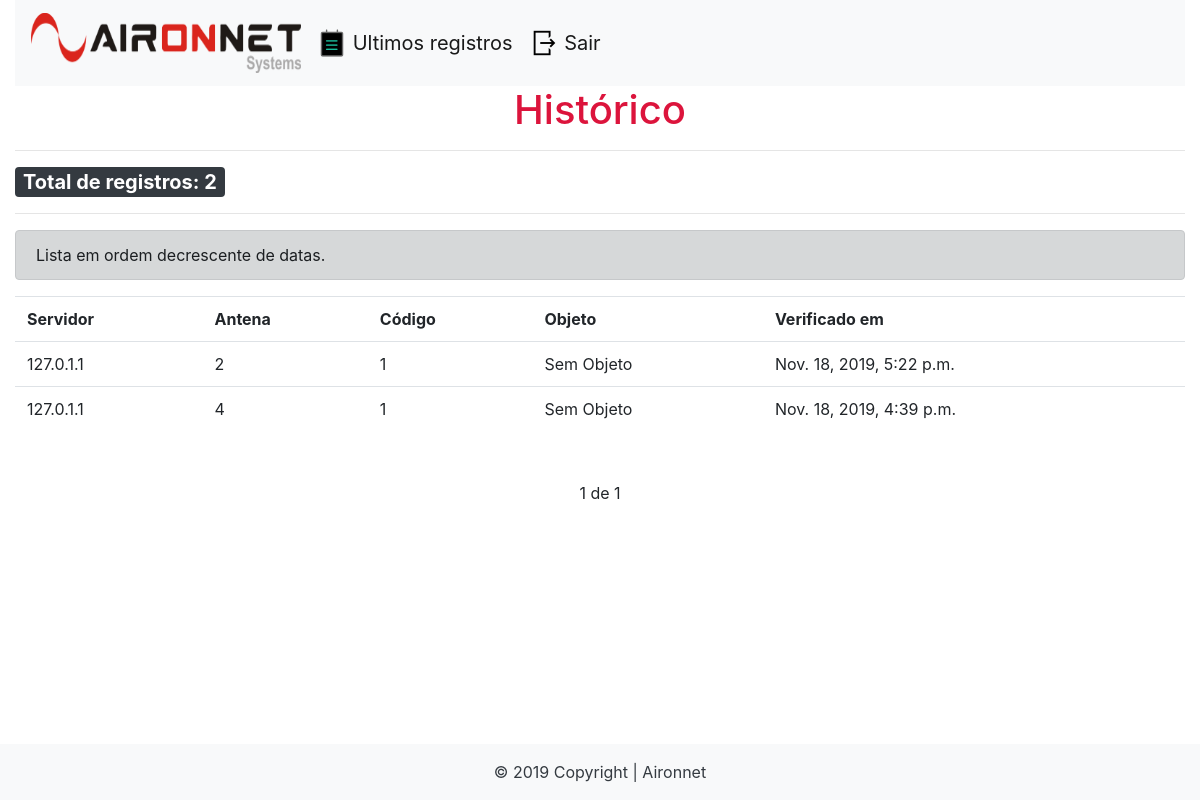
/lista/historico/1 (signed in), run on an earlier commit of the app's database.
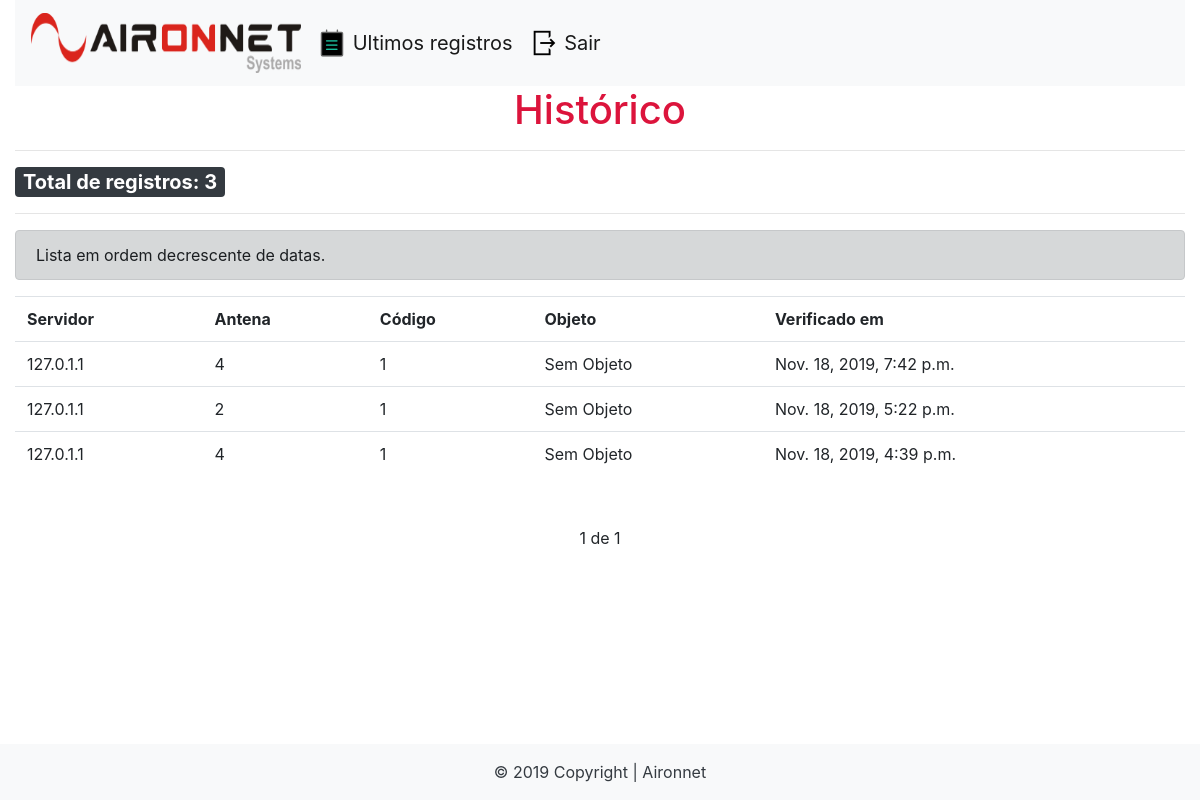
And on a later commit of the database.
### list/models.py (models this page shows, shortened)
class Historico(models.Model):
	server = models.CharField(max_length=15)
	antena = models.CharField(max_length=10)
	date = models.DateTimeField(default=datetime.now)
	code = models.TextField()
	objeto = models.CharField(max_length=100)

### list/views.py (the view)
# urls.py: path('lista/historico/<str:code>', views.historico, name='historico'),
@login_required
def historico(request, code):
	total = Historico.objects.filter(code=code).count()
	his = list(Historico.objects.filter(code=code).order_by('-date'))
	paginator = Paginator(his, 10)
	page = request.GET.get('page')
	hist = paginator.get_page(page)
	if not hist:
		return render(request, '404.html')
	template_name = 'historico.html'
	return render(request, template_name, {'hist':hist, 'code':code, 'total':total })

### list/templates/historico.html (shortened to what this page needs)
{% extends 'base.html' %}
{% load static %}
{% block content %}
<table class="table">
	<h1 id="h1-center">Histórico</h1>
	<hr>
	<span class="badge badge-dark">Total de registros: {{ total }}</span>
	<hr>
	<div class="alert alert-dark" role="alert">
			Lista em ordem decrescente de datas.
	</div>
	<tr>
		<th>Servidor</th> <th>Antena</th> <th>Código</th> <th>Objeto</th>
		<th>Verificado em</th>
	</tr>
	{% for hist in hist %}
		{% if hist.objeto %}
			<tr class="hover">
				<td>{{hist.server}}</td> <td>{{hist.antena}}</td> <td>{{hist.code}}</td> <td>{{hist.objeto}}</td><td>{{ hist.date }}</td>
			</tr>
		{% else %}
			<tr class="hover">
					<td>{{hist.server}}</td> <td>{{hist.antena}}</td> <td>{{hist.code}}</td> <td>Sem Objeto</td><td>{{ hist.date }}</td>
			</tr>
		{% endif %}
	{% endfor %}
</table>
<div class="pagination">
	<span class="step-links">
		{% if hist.paginator.num_pages %}
			<span class="current">
				{{ hist.number }} de {{ hist.paginator.num_pages }}
			</span>
		{% endif %}
	</span>
</div>
{% endblock %}

### list/templates/base.html (shortened to what this page needs)
{% load static %}
<!DOCTYPE html>
<html>
<head>
  <link rel="stylesheet" href="https://stackpath.bootstrapcdn.com/bootstrap/4.1.3/css/bootstrap.min.css">
  <link rel="stylesheet" href="//code.jquery.com/ui/1.12.0/themes/base/jquery-ui.css">
  <link rel="stylesheet" type="text/css" href="{% static 'css/style.css'%}">
</head>
<body>
<div class="container-fluid">
<nav class="navbar navbar-expand-lg navbar-light bg-light">
  <a class="navbar-brand" href="/"> <img src="{% static 'images/logo1.ico' %}" class="logo_air"></a>
  <div class="collapse navbar-collapse" id="navbarNav">
    <ul class="navbar-nav">
      {% if user.is_authenticated %}
      <li>
        <a class="navbar-brand" href="/lista">
            <img src="{% static 'images/register_icon.png' %}" width="30" height="30" class="d-inline-block align-top" alt="">
            Ultimos registros
        </a>
      </li>
      <li>
          <a class="navbar-brand" href="/accounts/logout" onclick="return confirm('Deseja realmente sair ?')">
              <img src="{% static 'images/logout_icon.png' %}" width="30" height="30" class="d-inline-block align-top" alt="">
              Sair
          </a>
      </li>
      {% endif %}
    </ul>
  </div>
</nav>
{%  block content%}
{% endblock %}
<footer class="footer bg-light">
  <div class="footer-copyright text-center py-3">
    © 2019 Copyright | Aironnet
  </div>
</footer>
</div>
</body>
</html>

### list/static/css/style.css (style rules this page uses)
.table { margin-top: 0px; margin-bottom: 50px; }
.table tr td { vertical-align: middle; }
.footer { position: fixed; left: 0px; margin:0px; width: 100%; background-color: #343a40; color: white; bottom:0px; }
.footer-copyright { color: #343a40; }
.pagination { margin-bottom: 120px; }
.step-links { position: relative; margin-left: auto; margin-right: auto; }
.step-links .current { margin-left: 5px; margin-right: 5px; }
h1#h1-center { text-align: center; }
h1 { color:crimson !important; }
a { color:crimson; }
.logo_air { width: 270px; height: 60px; }
.badge { font-size: 20px; }

What changed in the data, as far as the page shows it:
added Historico: server "127.0.1.1", antena "4", code "1", date "Nov. 18, 2019, 7:42 p.m."
Also different on the page:
{{ total }}: "2" → "3"
